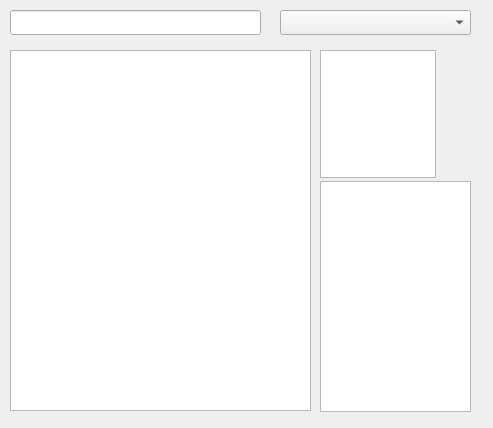
<?xml version="1.0" encoding="UTF-8"?>
<ui version="4.0">
 <class>HeroesSettings</class>
 <widget class="QWidget" name="HeroesSettings">
  <property name="geometry">
   <rect>
    <x>0</x>
    <y>0</y>
    <width>493</width>
    <height>428</height>
   </rect>
  </property>
  <property name="windowTitle">
   <string>Form</string>
  </property>
  <widget class="QListWidget" name="playerList">
   <property name="geometry">
    <rect>
     <x>320</x>
     <y>181</y>
     <width>151</width>
     <height>231</height>
    </rect>
   </property>
  </widget>
  <widget class="QListWidget" name="heroList">
   <property name="geometry">
    <rect>
     <x>10</x>
     <y>50</y>
     <width>301</width>
     <height>361</height>
    </rect>
   </property>
   <property name="editTriggers">
    <set>QAbstractItemView::EditTrigger::NoEditTriggers</set>
   </property>
   <property name="horizontalScrollMode">
    <enum>QAbstractItemView::ScrollMode::ScrollPerItem</enum>
   </property>
   <property name="isWrapping" stdset="0">
    <bool>true</bool>
   </property>
   <property name="layoutMode">
    <enum>QListView::LayoutMode::SinglePass</enum>
   </property>
   <property name="batchSize">
    <number>30</number>
   </property>
  </widget>
  <widget class="QLineEdit" name="textSearch">
   <property name="geometry">
    <rect>
     <x>10</x>
     <y>10</y>
     <width>251</width>
     <height>25</height>
    </rect>
   </property>
  </widget>
  <widget class="QComboBox" name="filterModeCombo">
   <property name="geometry">
    <rect>
     <x>280</x>
     <y>10</y>
     <width>191</width>
     <height>25</height>
    </rect>
   </property>
  </widget>
  <widget class="QGraphicsView" name="heroPortrait">
   <property name="geometry">
    <rect>
     <x>320</x>
     <y>50</y>
     <width>116</width>
     <height>128</height>
    </rect>
   </property>
  </widget>
 </widget>
 <resources/>
 <connections/>
</ui>
